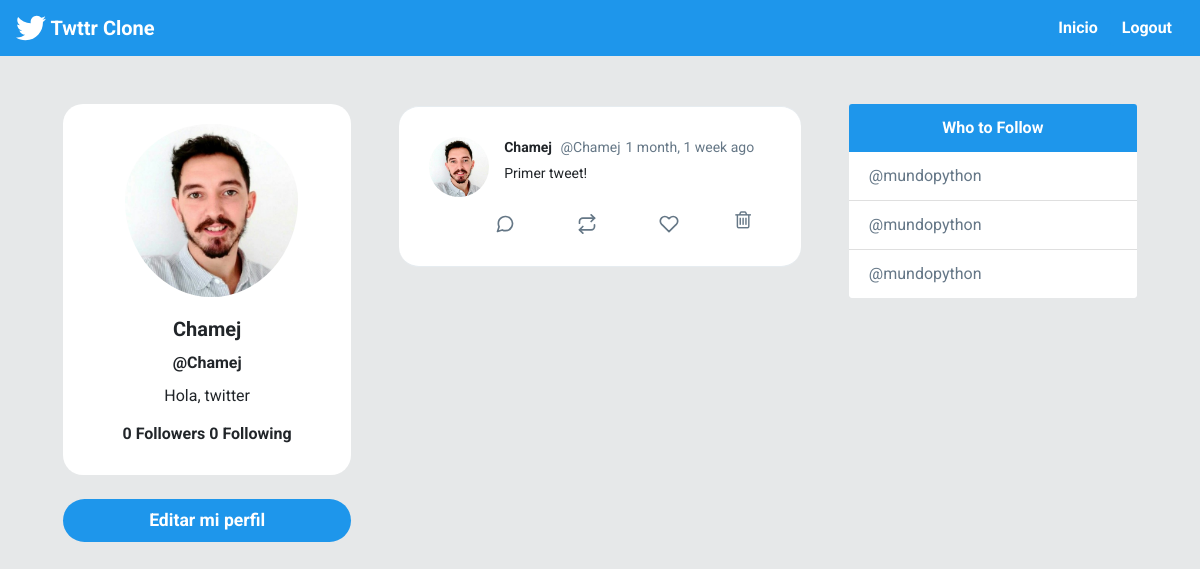
Page /profile/Chamej/ (signed in) on the committed database.
### twitter/models.py (models this page shows, shortened)
class Profile(models.Model):
	user = models.OneToOneField(User, on_delete=models.CASCADE)
	bio = models.CharField(default='Hola, twitter', max_length=100)
	image = models.ImageField(default='default.png')
	def following(self):
		user_ids = Relationship.objects.filter(from_user=self.user)\
									.values_list('to_user_id', flat=True)
		return User.objects.filter(id__in=user_ids)
	def followers(self):
		user_ids = Relationship.objects.filter(to_user=self.user)\
									.values_list('from_user_id', flat=True)
		return User.objects.filter(id__in=user_ids)

class Post(models.Model):
	timestamp = models.DateTimeField(default=timezone.now)
	content = models.TextField()
	user = models.ForeignKey(User, on_delete=models.CASCADE, related_name='posts')
	class Meta:
		ordering = ['-timestamp']

### twitter/views.py (the view)
# urls.py: path('profile/<str:username>/', views.profile, name='profile'),
def profile(request, username):
	user = User.objects.get(username=username)
	posts = user.posts.all()
	context = {'user':user, 'posts':posts}
	return render(request, 'twitter/profile.html', context)

### twitter/templates/twitter/profile.html (shortened to what this page needs)
{% extends 'twitter/layout.html' %}
{% load humanize %}
{% block content %}
    <div id="main" class="container-fluid d-flex">
        <div class="sidebar m-5 d-none d-md-block">
            <div class="">
                <div class="card " style="width: 18rem; text-align:center;border-radius: 20px;">
                    <img class="card-img-top rounded-circle"
                        style="width:60%; position: relative;left: 62px;padding-top: 20px;"
                        src="{{ user.profile.image.url }}" alt="Card image cap">
                    <div class="card-body">
                        <h5 class="card-title font-weight-bold">{{ user.first_name }}</h5>
                        <h6 class="card-title font-weight-bold">@{{ user }}</h6>
                        <p class="card-text">{{ user.profile.bio }}</p>
                        <h6 class="card-title font-weight-bold">
                        {{ user.profile.followers.count }} Followers
                        {{ user.profile.following.count }} Following
                        </h6>
                    </div>
                </div>
                <a href="{% url 'editar' %}" id="addATweetLeft" onclick="addTweet()" type="button"
                style="border-radius: 30px; font-size: 1.1rem; font-weight:bold;"
                class="btn btn-lg btn-block mt-4 text-white ">Editar mi perfil</a>
            </div>
        </div>
        <div class="content">
            {% for post in posts %}
            <div id="tweetCards">
                <div class="tweet-wrap" style="border-radius:20px">
                    <div class="tweet-header">
                        <img src="{{ post.user.profile.image.url }}"
                            alt="" class="avator">
                        <div class="tweet-header-info">
                            {{ post.user.first_name }} <span>@{{ post.user }}</span><span>{{ post.timestamp|naturaltime }}
                            </span>
                            <p>{{ post.content }}</p>
                        </div>
                    </div>
                    <div class="tweet-info-counts">
                        <div class="comments">
                            <button style="background: white; border: none;">
                            </button>
                        </div>
                        <div class="retweets">
                            <button style="background: white; border: none;">
                        </button>
                        </div>
                        <div class="likes">
                            <button style="background: white; border: none;">
                            </button>
                        </div>
                        <div class="trash">
                            <a href="#" style="background: white; border: none;">
                                <i class="fa fa-trash-o" style="color:#657786; font-size: 20px" aria-hidden="true"></i>
                            </a>
                        </div>
                    </div>
                </div>
            </div>
            {% endfor %}
        </div>
        <div class="sidebar m-5 d-none d-xl-block">
            <div class="card" style="width: 18rem;">
                <div class="card-header">
                    Who to Follow
                </div>
                <ul class="list-group list-group-flush">
                    <li class="list-group-item"><a href="#" style="text-decoration: none;color: #657787;">@mundopython</a></li>
                    <li class="list-group-item"><a href="#" style="text-decoration: none;color: #657787;">@mundopython</a></li>
                    <li class="list-group-item"><a href="#" style="text-decoration: none;color: #657787;">@mundopython</a></li>
                </ul>
            </div>
        </div>
    </div>
{% endblock content %}

### twitter/static/css/style.css (style rules this page uses)
body { background: #E6E8E9; ; font-family: 'Asap', sans-serif; font-family: 'Roboto', sans-serif; }
img { max-width: 100%; }
.avator { border-radius: 100px; width: 60px; margin-right: 15px; }
.card { border: none; }
.card-header { background-color: #1E96EB ; color: white; text-align: center; font-weight: bold; border: none; }
#main { justify-content: center; }
.tweet-wrap { max-width: 490px; background: #fff; margin: 0 auto; margin-top: 50px; border-radius: 3px; padding: 30px; border-bottom: 1px solid #e6ecf0; border-top: 1px solid #e6ecf0; }
.tweet-header { display: flex; align-items: flex-start; font-size: 14px; }
.tweet-header-info { font-weight: bold; }
.tweet-header-info span { color: #657786; font-weight: normal; margin-left: 5px; }
.tweet-header-info p { font-weight: normal; margin-top: 5px; }
.tweet-info-counts { display: flex; margin-left: 60px; margin-top: 10px; }
.tweet-info-counts div { display: flex; margin-right: 20px; }
.tweet-info-counts div svg { color: #657786; margin-right: 10px; }
.btn { background-color: #1E96EB ; border-style: none; font-weight: bold; color: white; }
a:link { color: #1E96EB ; text-decoration: none; }

### rows in the picture
Post: user.profile.image (picture), user.first_name "Chamej", user "Chamej", timestamp "1 month, 1 week ago", content "Primer tweet!"

### other values in the picture
{{ user.first_name }} "Chamej"
{{ user }} "Chamej"
{{ user.profile.bio }} "Hola, twitter"
{{ user.profile.followers.count }} "0"
{{ user.profile.following.count }} "0"
